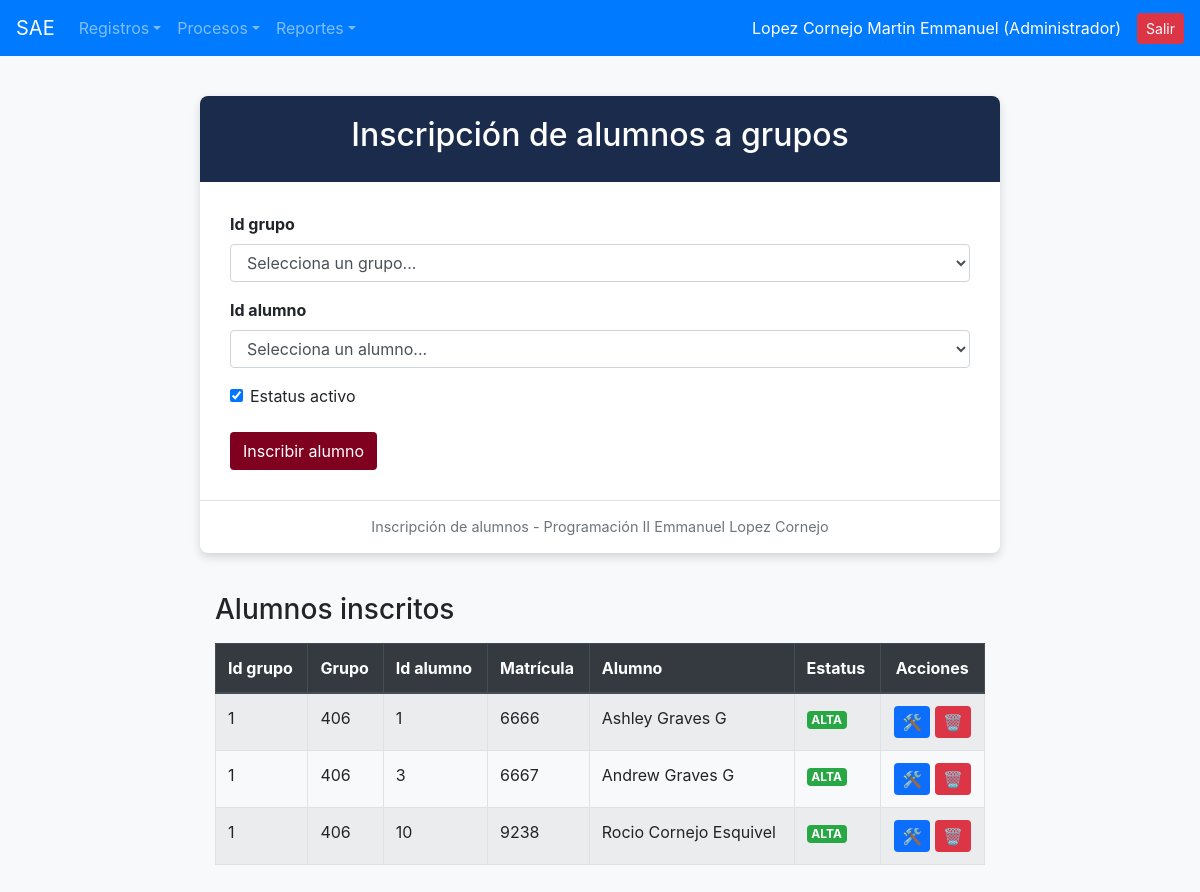
The page /procesos/inscripcion_grupo.php (signed in) on the database its author committed.
### tables this page shows
CREATE TABLE `grupo_alumnos` (
  `id_ga` int(11) NOT NULL AUTO_INCREMENT PRIMARY KEY,
  `idgrupo` int(11) NOT NULL,
  `idalumn` int(11) NOT NULL,
  `estatus` varchar(10) DEFAULT 'ALTA'
);

CREATE TABLE `grupos` (
  `idgrupo` int(11) NOT NULL AUTO_INCREMENT PRIMARY KEY,
  `clave_grupo` varchar(50) NOT NULL,
  `nombre_grupo` varchar(100) NOT NULL,
  `estatus_grupo` varchar(10) DEFAULT 'ALTA'
);

CREATE TABLE `alumnos` (
  `idalumn` int(11) NOT NULL AUTO_INCREMENT PRIMARY KEY,
  `matricula_al` varchar(50) NOT NULL,
  `nombre_al` varchar(100) NOT NULL,
  `apaterno_al` varchar(100) NOT NULL,
  `amaterno_al` varchar(100) NOT NULL,
  `mail_al` varchar(150) NOT NULL,
  `estatus_al` varchar(10) DEFAULT 'ALTA'
);

### procesos/inscripcion_grupo.php (the view, shortened to what this page needs)
<?php
include_once("../conexion.php");
include_once("../navegacion/nav.php");
$inscritos = $conexion->query("SELECT ga.id_ga, ga.idgrupo, g.clave_grupo, ga.idalumn, a.matricula_al, CONCAT(a.nombre_al, ' ', a.apaterno_al, ' ', a.amaterno_al) AS alumno, ga.estatus FROM grupo_alumnos ga JOIN grupos g ON ga.idgrupo = g.idgrupo JOIN alumnos a ON ga.idalumn = a.idalumn");
?>
<!DOCTYPE html>
<html lang="es">
<head>
</head>
<body>
<div class="container">
    <div class="form-container">
        <div class="form-header">
            <h2>Inscripción de alumnos a grupos</h2>
        </div>
        <div class="form-body">
            <form method="POST" action="">
                <div class="form-group mb-3">
                    <label for="idgrupo" class="font-weight-bold">Id grupo</label>
                    <select name="idgrupo" id="idgrupo" class="form-control" required>
                        <option value="">Selecciona un grupo...</option>
                    </select>
                </div>
                <div class="form-group mb-3">
                    <label for="idalumn" class="font-weight-bold">Id alumno</label>
                    <select name="idalumn" id="idalumn" class="form-control" required>
                        <option value="">Selecciona un alumno...</option>
                    </select>
                </div>
                <div class="form-check mb-4">
                    <input class="form-check-input" type="checkbox" name="estatus" id="estatus" checked>
                    <label class="form-check-label" for="estatus">
                        Estatus activo
                    </label>
                </div>
                <button type="submit" class="btn btn-custom">Inscribir alumno</button>
            </form>
        </div>
        <div class="footer-text">
            Inscripción de alumnos - Programación II Emmanuel Lopez Cornejo
        </div>
    </div>
    <div class="container mt-4 mb-5" style="max-width: 800px;">
        <h3 class="mb-3">Alumnos inscritos</h3>
        <table class="table table-bordered table-striped">
            <thead class="thead-dark">
                <tr>
                    <th>Id grupo</th>
                    <th>Grupo</th>
                    <th>Id alumno</th>
                    <th>Matrícula</th>
                    <th>Alumno</th>
                    <th>Estatus</th>
                    <th class="text-center">Acciones</th>
                </tr>
            </thead>
            <tbody>
                <?php if ($inscritos->num_rows > 0): ?>
                    <?php while ($row = $inscritos->fetch_assoc()): ?>
                        <tr>
                            <td><?php echo $row['idgrupo']; ?></td>
                            <td><?php echo $row['clave_grupo']; ?></td>
                            <td><?php echo $row['idalumn']; ?></td>
                            <td><?php echo $row['matricula_al']; ?></td>
                            <td><?php echo $row['alumno']; ?></td>
                            <td>
                                <span class="badge <?php echo ($row['estatus'] == 'ALTA') ? 'badge-success' : 'badge-danger'; ?>">
                                    <?php echo $row['estatus']; ?>
                                </span>
                            </td>
                            <td class="text-center">
                                <a href="inscripcion_grupo.php?cambiar_estatus=<?php echo $row['id_ga']; ?>&estatus=<?php echo $row['estatus']; ?>" class="btn-emoji btn-edit" title="Cambiar Estatus (ALTA/BAJA)">🛠️</a>
                                <a href="inscripcion_grupo.php?eliminar=<?php echo $row['id_ga']; ?>" class="btn-emoji btn-delete" onclick="return confirm('¿Eliminar inscripción?');" title="Eliminar de BD">🗑️</a>
                            </td>
                        </tr>
                    <?php endwhile; ?>
                <?php else: ?>
                    <tr>
                        <td colspan="7" class="text-center">No hay alumnos inscritos aún.</td>
                    </tr>
                <?php endif; ?>
            </tbody>
        </table>
    </div>
</div>
</body>
</html>

### procesos/inscripcion_grupo.php (style rules this page uses)
body { background-color: #f8f9fa; }
.form-container { max-width: 800px; margin: 40px auto; background: #ffffff; border-radius: 8px; box-shadow: 0 4px 10px rgba(0,0,0,0.15); overflow: hidden; }
.form-header { background-color: #1a2b4c; color: white; padding: 20px; text-align: center; }
.form-body { padding: 30px; }
.btn-custom { background-color: #800020; color: white; }
.footer-text { text-align: center; padding: 15px; font-size: 0.9em; color: #6c757d; border-top: 1px solid #dee2e6; }
.btn-emoji { border: none; padding: 4px 8px; border-radius: 4px; text-decoration: none; display: inline-block; }
.btn-edit { background-color: #0d6efd; color: white; }
.btn-delete { background-color: #dc3545; color: white; }

### rows shown on the page
grupo_alumnos: idgrupo "1", idgrupo.clave_grupo "406", idalumn "1", idalumn.matricula_al "6666", alumno "Ashley Graves G", estatus "ALTA"
grupo_alumnos: idgrupo "1", idgrupo.clave_grupo "406", idalumn "3", idalumn.matricula_al "6667", alumno "Andrew Graves G", estatus "ALTA"
grupo_alumnos: idgrupo "1", idgrupo.clave_grupo "406", idalumn "10", idalumn.matricula_al "9238", alumno "Rocio Cornejo Esquivel", estatus "ALTA"

### other values the page prints
$_SESSION['nombre_usuario'] "Lopez Cornejo Martin Emmanuel"
$_SESSION['nombre_puesto'] "Administrador"
